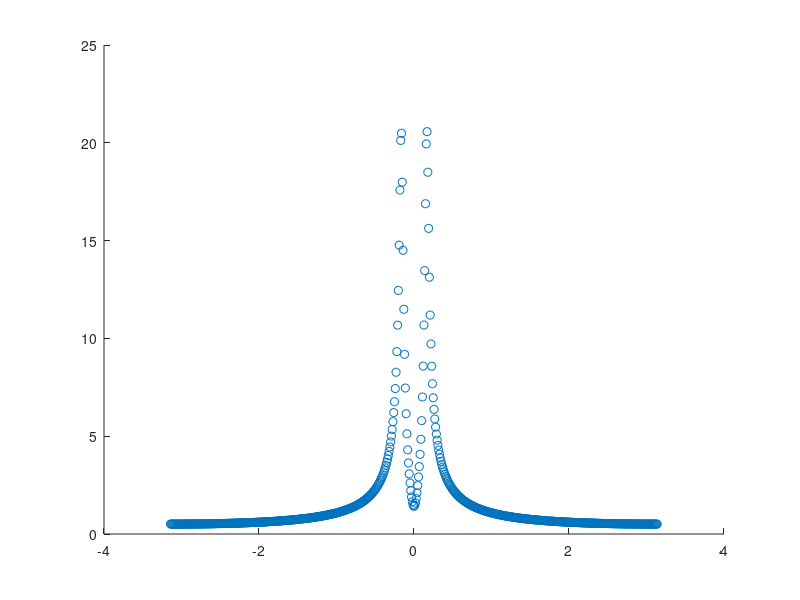

The MATLAB script that drew this image:
clc
clear all


a = 0.12; 
OMG = 0.25*pi;
T = 1/4.8;
w = -pi:0.01:pi;


%NOW plot the sampled DTFT 
A = [1 -exp(-a*T)*cos(OMG*T) 0];
B = [1 -2*exp(-a*T)*cos(OMG*T) exp(-2*a*T)];
[f w] = freqz (A , B , w);
hold on;
%w/T=continuous time frequency
%abs(f)*T
plot ( w, abs(f), 'o');



%solve (abs(1-x)/sqrt(2))*(sqrt(1+0.986)/sqrt(1+x^2-2*x*0.986)) = 0.95 over the reals
